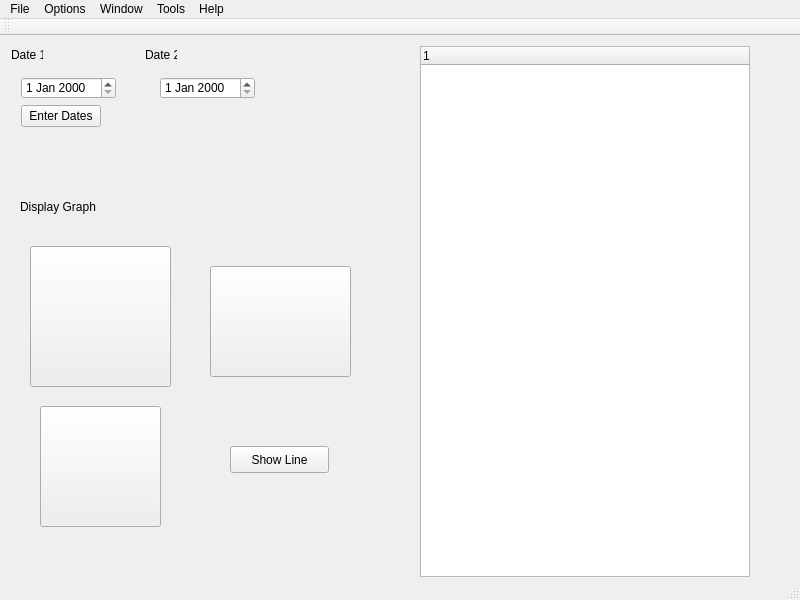
<?xml version="1.0" encoding="UTF-8"?>
<ui version="4.0">
 <class>MainWindow</class>
 <widget class="QMainWindow" name="MainWindow">
  <property name="geometry">
   <rect>
    <x>0</x>
    <y>0</y>
    <width>800</width>
    <height>600</height>
   </rect>
  </property>
  <property name="windowTitle">
   <string>MainWindow</string>
  </property>
  <property name="styleSheet">
   <string notr="true">
QComboBox {
    border: 1px solid gray;
    border-radius: 3px;
    padding: 1px 18px 1px 3px;
   
}

QComboBox:editable {
    background: white;
}

QComboBox:!editable, QComboBox::drop-down:editable {
     background: white
}

/* QComboBox gets the &quot;on&quot; state when the popup is open */
QComboBox:!editable:on, QComboBox::drop-down:editable:on {
    background: qlineargradient(x1: 0, y1: 0, x2: 0, y2: 1,
                                stop: 0 #D3D3D3, stop: 0.4 #D8D8D8,
                                stop: 0.5 #DDDDDD, stop: 1.0 #E1E1E1);
}

QComboBox:on { /* shift the text when the popup opens */
    padding-top: 3px;
    padding-left: 4px;
}

QComboBox::drop-down {
    subcontrol-origin: padding;
    subcontrol-position: top right;
    width: 15px;

    border-left-width: 1px;
    border-left-color: darkgray;
    border-left-style: solid; /* just a single line */
    border-top-right-radius: 3px; /* same radius as the QComboBox */
    border-bottom-right-radius: 3px;
}

QComboBox::down-arrow {
    image: url(:/myFiles/down-arrow-circle-hi.png);
}

QComboBox::down-arrow:on { /* shift the arrow when popup is open */
    top: 1px;
    left: 1px;
}</string>
  </property>
  <widget class="QWidget" name="centralWidget">
   <widget class="QTreeWidget" name="treeWidget">
    <property name="geometry">
     <rect>
      <x>420</x>
      <y>10</y>
      <width>330</width>
      <height>531</height>
     </rect>
    </property>
    <property name="styleSheet">
     <string notr="true">QTreeView {
    show-decoration-selected: 2;
}

QTreeView::item {
     border: 1px solid #d9d9d9;
    border-top-color: transparent;
    border-bottom-color: transparent;
}

QTreeView::item:hover {
    background: qlineargradient(x1: 0, y1: 0, x2: 0, y2: 1, stop: 0 #e7effd, stop: 1 #cbdaf1);
    border: 1px solid #bfcde4;
}

QTreeView::item:selected {
    border: 1px solid #567dbc;
}

QTreeView::item:selected:active{
    background: qlineargradient(x1: 0, y1: 0, x2: 0, y2: 1, stop: 0 #6ea1f1, stop: 1 #567dbc);
}

QTreeView::item:selected:!active {
    background: qlineargradient(x1: 0, y1: 0, x2: 0, y2: 1, stop: 0 #6b9be8, stop: 1 #577fbf);
}

QTreeView::branch:has-children:!has-siblings:closed,
QTreeView::branch:closed:has-children:has-siblings {
        border-image: none;
    image: url(:/myFiles/black-plus-sign.png);
}

QTreeView::branch:open:has-children:!has-siblings,
QTreeView::branch:open:has-children:has-siblings  {
        border-image: none;
        image: url(:/myFiles/minus_sign_u2212_icon_256x256.png);
}
</string>
    </property>
    <column>
     <property name="text">
      <string notr="true">1</string>
     </property>
    </column>
   </widget>
   <widget class="QWidget" name="layoutWidget">
    <property name="geometry">
     <rect>
      <x>10</x>
      <y>30</y>
      <width>256</width>
      <height>72</height>
     </rect>
    </property>
    <layout class="QVBoxLayout" name="verticalLayout">
     <item>
      <layout class="QHBoxLayout" name="horizontalLayout">
       <item>
        <widget class="QDateEdit" name="dateEdit"/>
       </item>
       <item>
        <spacer name="horizontalSpacer">
         <property name="orientation">
          <enum>Qt::Horizontal</enum>
         </property>
         <property name="sizeHint" stdset="0">
          <size>
           <width>40</width>
           <height>20</height>
          </size>
         </property>
        </spacer>
       </item>
       <item>
        <widget class="QDateEdit" name="dateEdit_2"/>
       </item>
      </layout>
     </item>
     <item>
      <layout class="QHBoxLayout" name="horizontalLayout_2">
       <item>
        <widget class="QPushButton" name="btnDates">
         <property name="text">
          <string>Enter Dates</string>
         </property>
        </widget>
       </item>
       <item>
        <spacer name="horizontalSpacer_2">
         <property name="orientation">
          <enum>Qt::Horizontal</enum>
         </property>
         <property name="sizeHint" stdset="0">
          <size>
           <width>40</width>
           <height>20</height>
          </size>
         </property>
        </spacer>
       </item>
       <item>
        <widget class="QLabel" name="lblDateRange">
         <property name="text">
          <string/>
         </property>
        </widget>
       </item>
      </layout>
     </item>
    </layout>
   </widget>
   <widget class="QLabel" name="label">
    <property name="geometry">
     <rect>
      <x>11</x>
      <y>11</y>
      <width>32</width>
      <height>16</height>
     </rect>
    </property>
    <property name="text">
     <string>Date 1</string>
    </property>
   </widget>
   <widget class="QLabel" name="label_2">
    <property name="geometry">
     <rect>
      <x>145</x>
      <y>11</y>
      <width>32</width>
      <height>16</height>
     </rect>
    </property>
    <property name="text">
     <string>Date 2</string>
    </property>
   </widget>
   <widget class="QPushButton" name="bntDisplayBar">
    <property name="geometry">
     <rect>
      <x>30</x>
      <y>210</y>
      <width>141</width>
      <height>141</height>
     </rect>
    </property>
    <property name="styleSheet">
     <string notr="true">border-image: url(:/images/BarIcon.png);</string>
    </property>
    <property name="text">
     <string/>
    </property>
   </widget>
   <widget class="QPushButton" name="bntDisplayPie">
    <property name="geometry">
     <rect>
      <x>210</x>
      <y>230</y>
      <width>141</width>
      <height>111</height>
     </rect>
    </property>
    <property name="styleSheet">
     <string notr="true">border-image: url(:/images/PieIcon.png);</string>
    </property>
    <property name="text">
     <string/>
    </property>
   </widget>
   <widget class="QPushButton" name="bntDisplayScatter">
    <property name="geometry">
     <rect>
      <x>40</x>
      <y>370</y>
      <width>121</width>
      <height>121</height>
     </rect>
    </property>
    <property name="styleSheet">
     <string notr="true">border-image: url(:/images/ScatterIcon.png);</string>
    </property>
    <property name="text">
     <string/>
    </property>
   </widget>
   <widget class="QLabel" name="label_3">
    <property name="geometry">
     <rect>
      <x>20</x>
      <y>140</y>
      <width>211</width>
      <height>61</height>
     </rect>
    </property>
    <property name="styleSheet">
     <string notr="true">font: 87 22pt &quot;Segoe UI Black&quot;;</string>
    </property>
    <property name="text">
     <string>Display Graph</string>
    </property>
   </widget>
   <widget class="QPushButton" name="bntDisplayLine">
    <property name="geometry">
     <rect>
      <x>230</x>
      <y>410</y>
      <width>99</width>
      <height>27</height>
     </rect>
    </property>
    <property name="text">
     <string>Show Line</string>
    </property>
   </widget>
  </widget>
  <widget class="QMenuBar" name="menuBar">
   <property name="geometry">
    <rect>
     <x>0</x>
     <y>0</y>
     <width>800</width>
     <height>25</height>
    </rect>
   </property>
   <widget class="QMenu" name="menuFIle">
    <property name="title">
     <string>File</string>
    </property>
    <addaction name="actionOpen"/>
    <addaction name="actionSave"/>
    <addaction name="actionSave_as"/>
   </widget>
   <widget class="QMenu" name="menuOptions">
    <property name="title">
     <string>Options</string>
    </property>
    <addaction name="actionPreferences"/>
   </widget>
   <widget class="QMenu" name="menuWindow">
    <property name="title">
     <string>Window</string>
    </property>
    <addaction name="actionView"/>
   </widget>
   <widget class="QMenu" name="menuTools">
    <property name="title">
     <string>Tools</string>
    </property>
   </widget>
   <widget class="QMenu" name="menuHelp">
    <property name="title">
     <string>Help</string>
    </property>
    <addaction name="separator"/>
    <addaction name="actionContents"/>
    <addaction name="actionIndex"/>
    <addaction name="separator"/>
    <addaction name="actionReport_Bug"/>
   </widget>
   <addaction name="menuFIle"/>
   <addaction name="menuOptions"/>
   <addaction name="menuWindow"/>
   <addaction name="menuTools"/>
   <addaction name="menuHelp"/>
  </widget>
  <widget class="QToolBar" name="mainToolBar">
   <attribute name="toolBarArea">
    <enum>TopToolBarArea</enum>
   </attribute>
   <attribute name="toolBarBreak">
    <bool>false</bool>
   </attribute>
  </widget>
  <widget class="QStatusBar" name="statusBar"/>
  <action name="actionOpen">
   <property name="text">
    <string>Open</string>
   </property>
  </action>
  <action name="actionSave">
   <property name="text">
    <string>Save</string>
   </property>
  </action>
  <action name="actionSave_as">
   <property name="text">
    <string>Save as...</string>
   </property>
  </action>
  <action name="actionPreferences">
   <property name="text">
    <string>Preferences</string>
   </property>
  </action>
  <action name="actionView">
   <property name="text">
    <string>View</string>
   </property>
  </action>
  <action name="actionContents">
   <property name="text">
    <string>Contents</string>
   </property>
  </action>
  <action name="actionIndex">
   <property name="text">
    <string>Index</string>
   </property>
  </action>
  <action name="actionReport_BUg">
   <property name="text">
    <string>Report BUg</string>
   </property>
  </action>
  <action name="actionReport_Bug">
   <property name="text">
    <string>Report Bug</string>
   </property>
  </action>
 </widget>
 <layoutdefault spacing="6" margin="11"/>
 <resources/>
 <connections/>
</ui>
